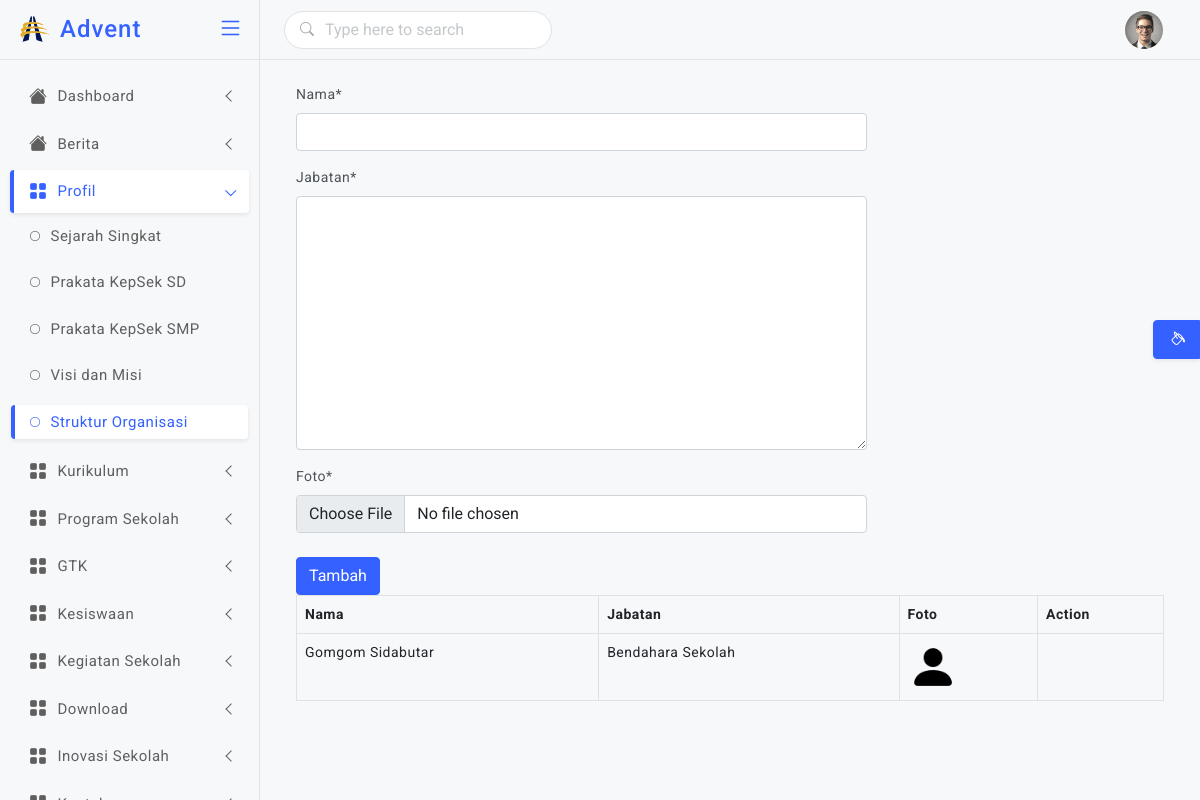
The page /backend/add-struktur/ on the database as committed earlier.
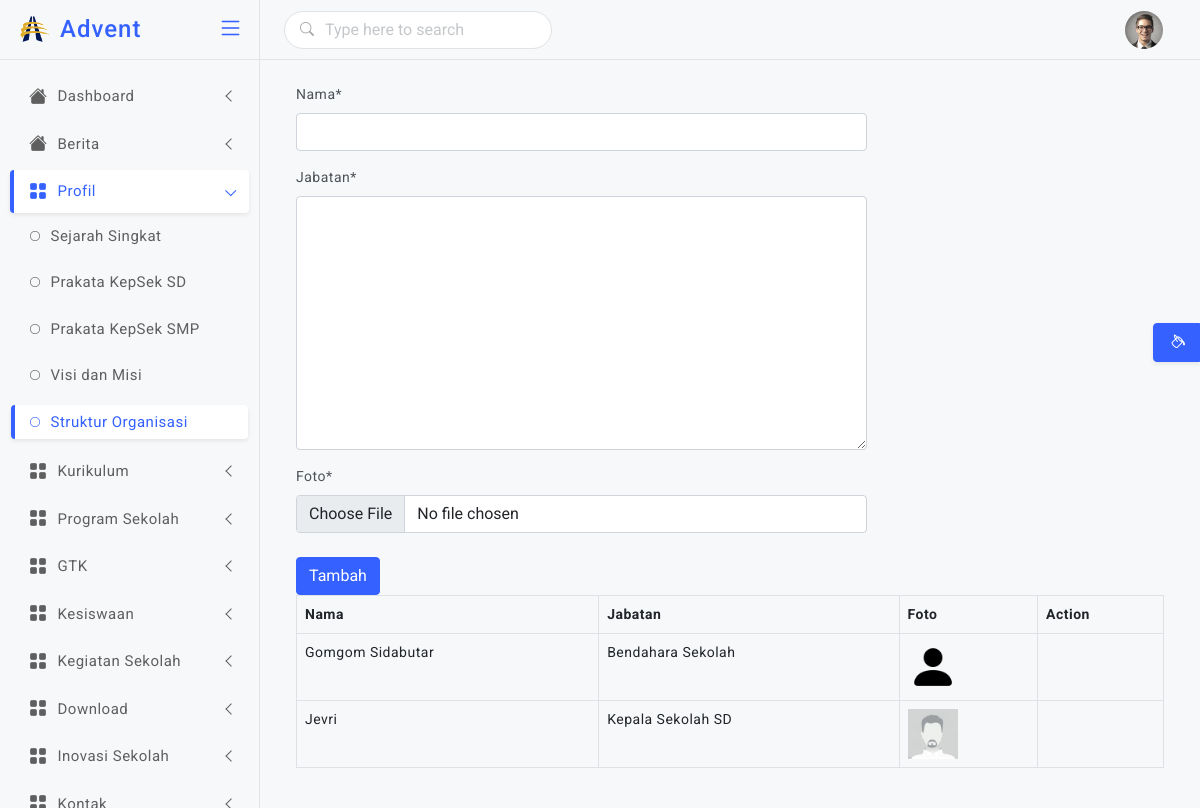
The same page on the database as committed later.
### backend/models.py (models this page shows, shortened)
class StrukturOrganisasi(models.Model):
    nama    = models.CharField(max_length=255)
    jabatan = models.TextField()
    foto    = models.ImageField(upload_to='foto/')

### backend/views.py (the view)
# urls.py: path('add-struktur/', views.add_struktur, name='add-struktur'),
def add_struktur(request):
    if request.POST:
        form = FormStrukturOrganisasi(request.POST, request.FILES)
        if form.is_valid():
            form.save()
            messages.success(request,'Berhasil ditambahkan')
            form = FormStrukturOrganisasi()
            struktur = StrukturOrganisasi.objects.all()
            return render(request,'backend/add-struktur.html',{'form':form, 'struktur':struktur})
    else:
        struktur = StrukturOrganisasi.objects.all()
        form = FormStrukturOrganisasi()
        return render(request,'backend/add-struktur.html',{'form':form, 'struktur':struktur})

### backend/forms.py
class FormStrukturOrganisasi(ModelForm):
    class Meta:
        model = StrukturOrganisasi
        fields = '__all__'

### backend/templates/backend/add-struktur.html (shortened to what this page needs)
{% extends "backend/master.html" %}
{% load crispy_forms_tags %}
{% block dashboard %}
<div class="container">
    <div class="row">
        <div class="col-md-8">
            <form action="{% url 'add-struktur' %}" method="post" enctype="multipart/form-data">
                {{form | crispy}}
                <button type="submit" class="btn btn-primary mt-2 ">Tambah</button>
            </form>
        </div>
    </div>
    <div class="row">
        <div class="col-md-12">
            <table class="table table-bordered table-hover">
                <thead>
                    <tr>
                        <th>Nama</th>
                        <th>Jabatan</th>
                        <th>Foto</th>
                        <th>Action</th>
                    </tr>
                </thead>
                <tbody>
                    {% for s in struktur  %}
                    <tr>
                        <td>{{s.nama}}</td>
                        <td>{{s.jabatan}}</td>
                        <td>
                            <img src="{{s.foto.url}}" alt="" srcset="" style="height: 50px; width:50px" >
                        </td>
                        <td>
                        </td>
                    </tr>
                    {% endfor %}
                </tbody>
            </table>
        </div>
    </div>
</div>
{% endblock dashboard %}

Rows that differ between the two databases and show on the page:
added StrukturOrganisasi: nama "Jevri", jabatan "Kepala Sekolah SD", foto (picture)
